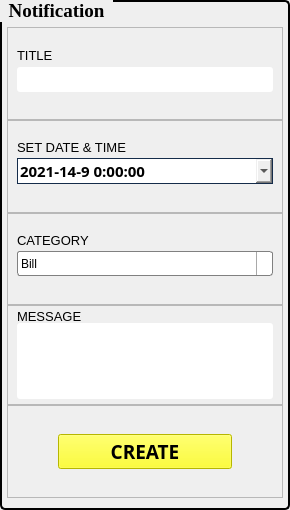
                  <widget class="QGroupBox" name="groupBox">
                   <property name="minimumSize">
                    <size>
                     <width>290</width>
                     <height>510</height>
                    </size>
                   </property>
                   <property name="font">
                    <font>
                     <family>Georgia</family>
                     <pointsize>14</pointsize>
                     <weight>75</weight>
                     <bold>true</bold>
                    </font>
                   </property>
                   <property name="styleSheet">
                    <string notr="true">QGroupBox{
border:2px solid black;
border-radius:5px;
margin-top: 1ex;
}
QGroupBox::title{
subcontrol-origin: margin;
subcontrol-position:top left;
padding:0 6px;}</string>
                   </property>
                   <property name="title">
                    <string>Notification</string>
                   </property>
                   <layout class="QVBoxLayout" name="verticalLayout_65">
                    <property name="spacing">
                     <number>0</number>
                    </property>
                    <property name="leftMargin">
                     <number>5</number>
                    </property>
                    <property name="topMargin">
                     <number>25</number>
                    </property>
                    <property name="rightMargin">
                     <number>5</number>
                    </property>
                    <property name="bottomMargin">
                     <number>10</number>
                    </property>
                    <item>
                     <widget class="QFrame" name="frame_9">
                      <property name="maximumSize">
                       <size>
                        <width>16777215</width>
                        <height>100</height>
                       </size>
                      </property>
                      <property name="frameShape">
                       <enum>QFrame::StyledPanel</enum>
                      </property>
                      <property name="frameShadow">
                       <enum>QFrame::Raised</enum>
                      </property>
                      <layout class="QVBoxLayout" name="verticalLayout_66">
                       <property name="spacing">
                        <number>0</number>
                       </property>
                       <property name="topMargin">
                        <number>15</number>
                       </property>
                       <property name="bottomMargin">
                        <number>20</number>
                       </property>
                       <item>
                        <widget class="QLabel" name="label_52">
                         <property name="minimumSize">
                          <size>
                           <width>100</width>
                           <height>10</height>
                          </size>
                         </property>
                         <property name="maximumSize">
                          <size>
                           <width>100</width>
                           <height>10</height>
                          </size>
                         </property>
                         <property name="font">
                          <font>
                           <family>MS Shell Dlg 2</family>
                           <pointsize>10</pointsize>
                           <weight>50</weight>
                           <italic>false</italic>
                           <bold>false</bold>
                          </font>
                         </property>
                         <property name="styleSheet">
                          <string notr="true">font: 10pt &quot;MS Shell Dlg 2&quot;;</string>
                         </property>
                         <property name="text">
                          <string>TITLE</string>
                         </property>
                        </widget>
                       </item>
                       <item>
                        <widget class="QLineEdit" name="lineEdit_4">
                         <property name="minimumSize">
                          <size>
                           <width>0</width>
                           <height>25</height>
                          </size>
                         </property>
                         <property name="maximumSize">
                          <size>
                           <width>290</width>
                           <height>16777215</height>
                          </size>
                         </property>
                         <property name="styleSheet">
                          <string notr="true">QLineEdit
{
font: 13pt &quot;Georgia&quot;;
border-radius: 3px; 
padding-left: 5px;
padding-right: 5px;
background:rgb(255,255,255);
color: rgb(0, 0, 0);
}
QLineEdit:hover
{
	border: 1px solid rgb(55, 34, 92);
	font: 18pt &quot;High Tower Text&quot;;
}
QLineEdit:focus{
	border: 2px solid rgb(237, 237, 253);
	background-color: rgb(133, 143, 193);
}
</string>
                         </property>
                        </widget>
                       </item>
                      </layout>
                     </widget>
                    </item>
                    <item>
                     <widget class="QFrame" name="frame_18">
                      <property name="maximumSize">
                       <size>
                        <width>16777215</width>
                        <height>100</height>
                       </size>
                      </property>
                      <property name="frameShape">
                       <enum>QFrame::StyledPanel</enum>
                      </property>
                      <property name="frameShadow">
                       <enum>QFrame::Raised</enum>
                      </property>
                      <layout class="QVBoxLayout" name="verticalLayout_68">
                       <property name="spacing">
                        <number>0</number>
                       </property>
                       <property name="topMargin">
                        <number>15</number>
                       </property>
                       <property name="bottomMargin">
                        <number>20</number>
                       </property>
                       <item>
                        <widget class="QLabel" name="label_54">
                         <property name="minimumSize">
                          <size>
                           <width>100</width>
                           <height>10</height>
                          </size>
                         </property>
                         <property name="maximumSize">
                          <size>
                           <width>200</width>
                           <height>10</height>
                          </size>
                         </property>
                         <property name="font">
                          <font>
                           <family>MS Shell Dlg 2</family>
                           <pointsize>10</pointsize>
                           <weight>50</weight>
                           <italic>false</italic>
                           <bold>false</bold>
                          </font>
                         </property>
                         <property name="styleSheet">
                          <string notr="true">font: 10pt &quot;MS Shell Dlg 2&quot;;</string>
                         </property>
                         <property name="text">
                          <string>SET DATE &amp; TIME </string>
                         </property>
                        </widget>
                       </item>
                       <item>
                        <widget class="QDateTimeEdit" name="dateTimeEdit">
                         <property name="minimumSize">
                          <size>
                           <width>0</width>
                           <height>25</height>
                          </size>
                         </property>
                         <property name="maximumSize">
                          <size>
                           <width>290</width>
                           <height>16777215</height>
                          </size>
                         </property>
                         <property name="font">
                          <font>
                           <family>Malgun Gothic Semilight</family>
                           <pointsize>11</pointsize>
                           <weight>75</weight>
                           <bold>true</bold>
                          </font>
                         </property>
                         <property name="styleSheet">
                          <string notr="true">  QDateTimeEdit {
     border: 1px solid #152c4a;
}
QDateTimeEdit QAbstractItemView:hover
  {
    color:black;
  }

  /* normal days */
QDateTimeEdit QAbstractItemView:enabled 
  {
    color:white;
    background-color: #37225c;  
    selection-background-color: white; 
    selection-color: #152c4a; 
  }
QCalendarWidget QTableView 
{
    alternate-background-color: #858fc1;  /* day name/week number background */
}
QCalendarWidget QToolButton#dateEdit
{
    qproperty-icon: url(images/used_icons/icons8-left-14.png);
}
QCalendarWidget QToolButton#dateEdit
{
    qproperty-icon: url(images/used_icons/icons8-right-14.png);
}
QCalendarWidget QWidget#dateEdit QMenu,
QCalendarWidget QWidget#dateEdit QSpinBox 
{
    background-color: #152C4A;
    color: black;
}

 </string>
                         </property>
                         <property name="dateTime">
                          <datetime>
                           <hour>0</hour>
                           <minute>0</minute>
                           <second>0</second>
                           <year>2021</year>
                           <month>9</month>
                           <day>14</day>
                          </datetime>
                         </property>
                         <property name="time">
                          <time>
                           <hour>0</hour>
                           <minute>0</minute>
                           <second>0</second>
                          </time>
                         </property>
                         <property name="maximumDate">
                          <date>
                           <year>7999</year>
                           <month>12</month>
                           <day>31</day>
                          </date>
                         </property>
                         <property name="displayFormat">
                          <string>yyyy-d-M h:mm:ss</string>
                         </property>
                         <property name="calendarPopup">
                          <bool>true</bool>
                         </property>
                        </widget>
                       </item>
                      </layout>
                     </widget>
                    </item>
                    <item>
                     <widget class="QFrame" name="frame_25">
                      <property name="maximumSize">
                       <size>
                        <width>16777215</width>
                        <height>100</height>
                       </size>
                      </property>
                      <property name="frameShape">
                       <enum>QFrame::StyledPanel</enum>
                      </property>
                      <property name="frameShadow">
                       <enum>QFrame::Raised</enum>
                      </property>
                      <layout class="QVBoxLayout" name="verticalLayout_69">
                       <property name="spacing">
                        <number>0</number>
                       </property>
                       <property name="topMargin">
                        <number>15</number>
                       </property>
                       <property name="bottomMargin">
                        <number>20</number>
                       </property>
                       <item>
                        <widget class="QLabel" name="label_55">
                         <property name="minimumSize">
                          <size>
                           <width>100</width>
                           <height>10</height>
                          </size>
                         </property>
                         <property name="maximumSize">
                          <size>
                           <width>100</width>
                           <height>10</height>
                          </size>
                         </property>
                         <property name="font">
                          <font>
                           <family>MS Shell Dlg 2</family>
                           <pointsize>10</pointsize>
                           <weight>50</weight>
                           <italic>false</italic>
                           <bold>false</bold>
                          </font>
                         </property>
                         <property name="styleSheet">
                          <string notr="true">font: 10pt &quot;MS Shell Dlg 2&quot;;</string>
                         </property>
                         <property name="text">
                          <string>CATEGORY</string>
                         </property>
                        </widget>
                       </item>
                       <item>
                        <widget class="QComboBox" name="comboBox_7">
                         <property name="minimumSize">
                          <size>
                           <width>143</width>
                           <height>25</height>
                          </size>
                         </property>
                         <property name="maximumSize">
                          <size>
                           <width>290</width>
                           <height>16777215</height>
                          </size>
                         </property>
                         <property name="styleSheet">
                          <string notr="true">QComboBox {
font: 13pt &quot;Georgia&quot;;
padding-left: 5px;
padding-right: 5px;
color: rgb(0, 0, 0);
    border: 1px solid gray;
    border-radius: 3px;
    padding: 1px 18px 1px 3px;
    min-width: 6em;
}
QComboBox:hover {
	border: 1px solid rgb(55, 34, 92);
}
QComboBox:editable {
    background: white;
}

QComboBox:!editable, QComboBox::drop-down:editable {
     background: qlineargradient(x1: 0, y1: 0, x2: 0, y2: 1,
                                 stop: 0 #E1E1E1, stop: 0.4 #DDDDDD,
                                 stop: 0.5 #D8D8D8, stop: 1.0 #D3D3D3);
}

/* QComboBox gets the &quot;on&quot; state when the popup is open */
QComboBox:!editable:on, QComboBox::drop-down:editable:on {
    background: qlineargradient(x1: 0, y1: 0, x2: 0, y2: 1,
                                stop: 0 #D3D3D3, stop: 0.4 #D8D8D8,
                                stop: 0.5 #DDDDDD, stop: 1.0 #E1E1E1);
}

QComboBox:on { /* shift the text when the popup opens */
    padding-top: 3px;
    padding-left: 4px;
}

QComboBox::drop-down {
    subcontrol-origin: padding;
    subcontrol-position: top right;
    width: 15px;

    border-left-width: 1px;
    border-left-color: darkgray;
    border-left-style: solid; /* just a single line */
    border-top-right-radius: 3px; /* same radius as the QComboBox */
    border-bottom-right-radius: 3px;
}

QComboBox::down-arrow {
	background-image: url(images/used_icons/icons8-sort-down-14.png);
	background-repeat: no-reperat;
	background-position: center;
}

QComboBox::down-arrow:on { /* shift the arrow when popup is open */
    top: 1px;
    left: 1px;
}

</string>
                         </property>
                         <property name="editable">
                          <bool>false</bool>
                         </property>
                         <item>
                          <property name="text">
                           <string>Bill</string>
                          </property>
                         </item>
                         <item>
                          <property name="text">
                           <string>Payement</string>
                          </property>
                         </item>
                         <item>
                          <property name="text">
                           <string>Call</string>
                          </property>
                         </item>
                        </widget>
                       </item>
                      </layout>
                     </widget>
                    </item>
                    <item>
                     <widget class="QFrame" name="frame_22">
                      <property name="maximumSize">
                       <size>
                        <width>16777215</width>
                        <height>100</height>
                       </size>
                      </property>
                      <property name="frameShape">
                       <enum>QFrame::StyledPanel</enum>
                      </property>
                      <property name="frameShadow">
                       <enum>QFrame::Raised</enum>
                      </property>
                      <layout class="QVBoxLayout" name="verticalLayout_70">
                       <property name="spacing">
                        <number>2</number>
                       </property>
                       <property name="leftMargin">
                        <number>9</number>
                       </property>
                       <property name="topMargin">
                        <number>5</number>
                       </property>
                       <property name="rightMargin">
                        <number>9</number>
                       </property>
                       <property name="bottomMargin">
                        <number>5</number>
                       </property>
                       <item>
                        <widget class="QLabel" name="label_56">
                         <property name="minimumSize">
                          <size>
                           <width>100</width>
                           <height>10</height>
                          </size>
                         </property>
                         <property name="maximumSize">
                          <size>
                           <width>100</width>
                           <height>10</height>
                          </size>
                         </property>
                         <property name="font">
                          <font>
                           <family>MS Shell Dlg 2</family>
                           <pointsize>10</pointsize>
                           <weight>50</weight>
                           <italic>false</italic>
                           <bold>false</bold>
                          </font>
                         </property>
                         <property name="styleSheet">
                          <string notr="true">font: 10pt &quot;MS Shell Dlg 2&quot;;</string>
                         </property>
                         <property name="text">
                          <string>MESSAGE</string>
                         </property>
                        </widget>
                       </item>
                       <item>
                        <widget class="QTextEdit" name="textEdit">
                         <property name="styleSheet">
                          <string notr="true">QTextEdit
{
font: 13pt &quot;Georgia&quot;;
border-radius: 3px; 
padding-left: 5px;
padding-right: 5px;
background:rgb(255,255,255);
color: rgb(0, 0, 0);
}
QTextEdit:hover
{
	border: 1px solid rgb(55, 34, 92);
	font: 18pt &quot;High Tower Text&quot;;
}
QTextEdit:focus{
	border: 2px solid rgb(237, 237, 253);
	background-color: rgb(133, 143, 193);
}
</string>
                         </property>
                        </widget>
                       </item>
                      </layout>
                     </widget>
                    </item>
                    <item>
                     <widget class="QFrame" name="frame_26">
                      <property name="maximumSize">
                       <size>
                        <width>16777215</width>
                        <height>16777215</height>
                       </size>
                      </property>
                      <property name="frameShape">
                       <enum>QFrame::StyledPanel</enum>
                      </property>
                      <property name="frameShadow">
                       <enum>QFrame::Raised</enum>
                      </property>
                      <layout class="QVBoxLayout" name="verticalLayout_71">
                       <property name="spacing">
                        <number>0</number>
                       </property>
                       <property name="leftMargin">
                        <number>50</number>
                       </property>
                       <property name="topMargin">
                        <number>4</number>
                       </property>
                       <property name="rightMargin">
                        <number>50</number>
                       </property>
                       <property name="bottomMargin">
                        <number>4</number>
                       </property>
                       <item>
                        <widget class="QPushButton" name="create">
                         <property name="font">
                          <font>
                           <family>High Tower Text</family>
                           <pointsize>14</pointsize>
                           <weight>75</weight>
                           <bold>true</bold>
                          </font>
                         </property>
                         <property name="styleSheet">
                          <string notr="true">QPushButton#create{
background-color: rgb(255, 255, 0);
}</string>
                         </property>
                         <property name="text">
                          <string>CREATE</string>
                         </property>
                        </widget>
                       </item>
                      </layout>
                     </widget>
                    </item>
                   </layout>
                  </widget>
